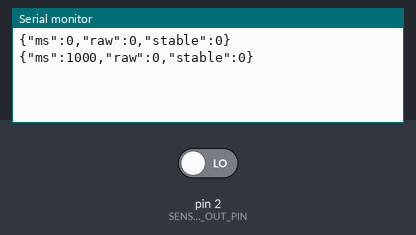
Simulated run of this sketch. Board: Arduino Uno, built with avr-gcc and run on an emulated ATmega328P. On the bench: the last lines printed to the serial monitor. The inputs (shaded band) are chosen by the test bench; at power-on: pin 2 (SENSOR_OUT_PIN) LOW.

Above: at 1.2 s.
1.3 s: pin 2 (SENSOR_OUT_PIN) driven HIGH
At 2.6 s:
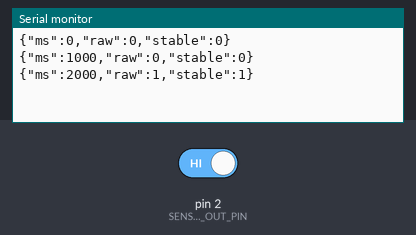
2.8 s: pin 2 (SENSOR_OUT_PIN) driven LOW
At 3.4 s:
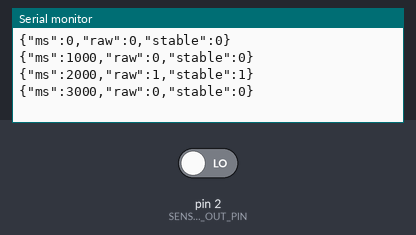
Timing chart, 0 to 5.8 s (numbered marks = the images above; inputs shaded):
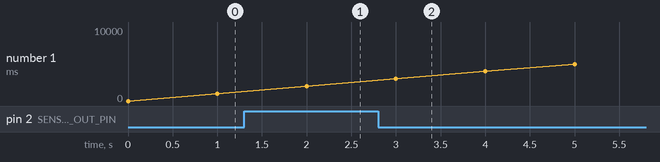

Measured:
- after the input at 1.3 s, the serial monitor: prints a new line after 0.70 s (image 1)
- after the input at 2.8 s, the serial monitor: prints a new line after 0.20 s (image 2)

The sketch:

water_level_monitor.ino
```cpp
/*
  water-level-monitor — v1 sensor node + dashboard
  Board:  Arduino Uno R4 WiFi
  Sensor: XKC-Y25-PNP non-contact capacitive point-level sensor (see AGENTS.md)

  This file is an orchestrator only: setup()/loop() wire the modules together.
  All logic lives in sensor.*, debounce.*, health.*, history.*, reporting.*,
  network.* (see architecture.md). Full pipeline wiring lands in Chunk 6 (see
  plan.md); network/dashboard in Chunk 7.

  Chunk 2 (current): sensor + debounce are real; health/history/reporting are
  still stubs. The loop samples the raw pin every iteration (debounce needs
  frequent sampling to reject sub-second chatter) but only prints once per
  REPORT_INTERVAL_MS.
*/

#include "config.h"
#include "sensor.h"
#include "debounce.h"

static Debouncer debouncer;

void setup() {
  Serial.begin(115200);
  sensorInit();
}

void loop() {
  static uint32_t nextReportMs = 0;
  const uint32_t now = millis();

  const bool raw = sensorReadRaw();
  const bool stable = debouncer.update(raw, now);

  if (now < nextReportMs) return;
  nextReportMs = now + REPORT_INTERVAL_MS;

  Serial.print(F("{\"ms\":"));
  Serial.print(now);
  Serial.print(F(",\"raw\":"));
  Serial.print(raw ? 1 : 0);
  Serial.print(F(",\"stable\":"));
  Serial.print(stable ? 1 : 0);
  Serial.println(F("}"));
}
```

debounce.cpp
```cpp
#include "debounce.h"
#include "config.h"

Debouncer::Debouncer()
    : stableLevel_(false), pendingLevel_(false), pendingSinceMs_(0), hasPending_(false) {}

bool Debouncer::update(bool rawLevel, uint32_t nowMs) {
    if (rawLevel == stableLevel_) {
        hasPending_ = false; // raw agrees with the already-stable value; nothing to time
        return stableLevel_;
    }

    if (!hasPending_ || pendingLevel_ != rawLevel) {
        // A new candidate level just appeared (or flipped back and forth) — restart the timer.
        hasPending_ = true;
        pendingLevel_ = rawLevel;
        pendingSinceMs_ = nowMs;
        return stableLevel_;
    }

    // Same candidate level has held since pendingSinceMs_ — commit it once DEBOUNCE_MS passes.
    if (nowMs - pendingSinceMs_ >= DEBOUNCE_MS) {
        stableLevel_ = pendingLevel_;
        hasPending_ = false;
    }
    return stableLevel_;
}
```

debounce.h
```cpp
#pragma once
#include <cstdint>

// Stabilizes a raw digital level stream: a new level must hold steady for
// DEBOUNCE_MS before it's accepted, rejecting capacitive-sensor chatter near
// the detection threshold. Pure C++, no Arduino dependency — unit-tested on
// the host.
class Debouncer {
public:
    Debouncer();

    // Feed the current raw level and timestamp, get back the stable state.
    bool update(bool rawLevel, uint32_t nowMs);

private:
    bool stableLevel_;
    bool pendingLevel_;
    uint32_t pendingSinceMs_;
    bool hasPending_;
};
```

health.cpp
```cpp
#include "health.h"

HealthMonitor::HealthMonitor() {}

HealthStatus HealthMonitor::check(bool stablePresence, uint32_t nowMs) {
    (void)stablePresence;
    (void)nowMs;
    // TODO(Chunk 3): chatter-rate / stuck-too-long / warm-up checks.
    return HealthStatus::Ok;
}
```

health.h
```cpp
#pragma once
#include <cstdint>

// Plausibility signal, independent of the presence reading itself — see
// AGENTS.md / architecture.md ("never merge health and the reading").
enum class HealthStatus {
    Ok,
    Chattering,
    Stuck,
    WarmingUp,
};

class HealthMonitor {
public:
    HealthMonitor();

    // Call once per report cycle with the current stable (debounced) presence state.
    HealthStatus check(bool stablePresence, uint32_t nowMs);
};
```

history.cpp
```cpp
#include "history.h"

PresenceHistory::PresenceHistory() {}

void PresenceHistory::record(uint32_t nowMs, bool stablePresence) {
    (void)nowMs;
    (void)stablePresence;
    // TODO(Chunk 4): push into the 5min raw ring buffer; every 60th call,
    // fold into the 24h hourly (1min summary) ring buffer.
}

uint16_t PresenceHistory::recentCount() const {
    // TODO(Chunk 4): real count once the ring buffer exists.
    return 0;
}

uint16_t PresenceHistory::hourlyCount() const {
    // TODO(Chunk 4): real count once the ring buffer exists.
    return 0;
}
```

history.h
```cpp
#pragma once
#include <cstdint>
#include "config.h"

// Ring buffers of presence/absence transitions: HISTORY_RECENT_N seconds of
// raw samples, HISTORY_HOURLY_N minutes of 1-minute summaries. Pure C++, no
// Arduino dependency — RAM-only, resets on power cut (no persistence; v1 has
// no storage.* module — see architecture.md).
class PresenceHistory {
public:
    PresenceHistory();

    // Call once per report cycle (REPORT_INTERVAL_MS) with the current stable state.
    void record(uint32_t nowMs, bool stablePresence);

    uint16_t recentCount() const;
    uint16_t hourlyCount() const;
};
```

network.cpp
```cpp
#include "network.h"

// TODO(Chunk 7): #include <WiFiS3.h>, include "secrets.h" for WIFI_SSID/
// WIFI_PASS, serve the dashboard + JSON API, mirror output over USB serial.
// Needs a hardware session and secrets.h to exist (copy from secrets.h.example).

void networkInit() {}
void networkPoll() {}
```

network.h
```cpp
#pragma once

// WiFiS3 HTTP server: serves the dashboard and a JSON API (current state,
// history), mirrors the same output over USB serial. Arduino-only (touches
// WiFiS3.h) — see AGENTS.md module boundary.
// Reads credentials from secrets.h (gitignored; see secrets.h.example).

void networkInit();
void networkPoll();
```

reporting.cpp
```cpp
#include "reporting.h"

size_t formatReport(char *buf, size_t bufLen, uint32_t nowMs,
                     bool stablePresence, HealthStatus health) {
    (void)nowMs;
    (void)stablePresence;
    (void)health;
    // TODO(Chunk 5): JSON line builder, unit-tested on the host.
    if (bufLen == 0) return 0;
    buf[0] = '\0';
    return 0;
}
```

reporting.h
```cpp
#pragma once
#include <cstddef>
#include <cstdint>
#include "health.h"

// Formats one report line into buf (JSON, no trailing newline). Returns the
// number of characters written, or 0 if it didn't fit / isn't implemented yet.
size_t formatReport(char *buf, size_t bufLen, uint32_t nowMs,
                     bool stablePresence, HealthStatus health);
```

sensor.cpp
```cpp
#include <Arduino.h>
#include "sensor.h"
#include "config.h"

void sensorInit() {
    pinMode(SENSOR_OUT_PIN, INPUT);
}

bool sensorReadRaw() {
    return digitalRead(SENSOR_OUT_PIN) == HIGH;
}
```

sensor.h
```cpp
#pragma once
#include <cstdint>

// The only module allowed to touch Arduino.h / digitalRead() — see AGENTS.md.

// Configures the sensor's digital pin. Call once from setup().
void sensorInit();

// Reads the sensor's raw digital level (pre-debounce). Implemented in Chunk 2.
// true = OUT pin HIGH, false = OUT pin LOW. What that means for liquid
// presence depends on the MODE wiring — see docs/HARDWARE_WIRING.md.
bool sensorReadRaw();
```

config.h
```cpp
#pragma once
#include <cstdint>

// Named constants shared by the pure logic modules and sensor.cpp/network.cpp.
// No magic numbers scattered in module bodies — change the behavior here.

// Pins
constexpr uint8_t SENSOR_OUT_PIN = 2; // yellow wire — see docs/HARDWARE_WIRING.md

// Timing
constexpr uint32_t REPORT_INTERVAL_MS = 1000;

// Debounce (Chunk 2) — placeholder until real chatter behavior is observed on hardware
constexpr uint32_t DEBOUNCE_MS = 50;

// Health (Chunk 3)
constexpr uint32_t HEALTH_WARMUP_MS      = 500;
constexpr uint32_t HEALTH_STUCK_MS       = 3600000UL; // 1h unchanged = suspicious for this use case
constexpr uint8_t  HEALTH_CHATTER_LIMIT  = 10;         // max transitions per HEALTH_CHATTER_WINDOW_MS
constexpr uint32_t HEALTH_CHATTER_WINDOW_MS = 1000;

// History (Chunk 4)
constexpr uint16_t HISTORY_RECENT_N = 300;  // last 5 min of 1s samples
constexpr uint16_t HISTORY_HOURLY_N = 1440; // last 24h of 1min summaries
```
